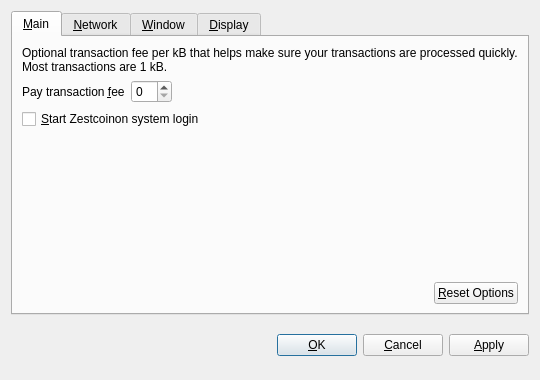
<?xml version="1.0" encoding="UTF-8"?>
<ui version="4.0">
 <class>OptionsDialog</class>
 <widget class="QDialog" name="OptionsDialog">
  <property name="geometry">
   <rect>
    <x>0</x>
    <y>0</y>
    <width>540</width>
    <height>380</height>
   </rect>
  </property>
  <property name="windowTitle">
   <string>Options</string>
  </property>
  <property name="modal">
   <bool>true</bool>
  </property>
  <layout class="QVBoxLayout" name="verticalLayout">
   <item>
    <widget class="QTabWidget" name="tabWidget">
     <property name="tabPosition">
      <enum>QTabWidget::North</enum>
     </property>
     <property name="currentIndex">
      <number>0</number>
     </property>
     <widget class="QWidget" name="tabMain">
      <attribute name="title">
       <string>&amp;Main</string>
      </attribute>
      <layout class="QVBoxLayout" name="verticalLayout_Main">
       <item>
        <widget class="QLabel" name="transactionFeeInfoLabel">
         <property name="text">
          <string>Optional transaction fee per kB that helps make sure your transactions are processed quickly. Most transactions are 1 kB.</string>
         </property>
         <property name="textFormat">
          <enum>Qt::PlainText</enum>
         </property>
         <property name="wordWrap">
          <bool>true</bool>
         </property>
        </widget>
       </item>
       <item>
        <layout class="QHBoxLayout" name="horizontalLayout_1_Main">
         <item>
          <widget class="QLabel" name="transactionFeeLabel">
           <property name="text">
            <string>Pay transaction &amp;fee</string>
           </property>
           <property name="textFormat">
            <enum>Qt::PlainText</enum>
           </property>
           <property name="buddy">
            <cstring>transactionFee</cstring>
           </property>
          </widget>
         </item>
         <item>
          <widget class="BitcoinAmountField" name="transactionFee"/>
         </item>
         <item>
          <spacer name="horizontalSpacer_1_Main">
           <property name="orientation">
            <enum>Qt::Horizontal</enum>
           </property>
           <property name="sizeHint" stdset="0">
            <size>
             <width>40</width>
             <height>20</height>
            </size>
           </property>
          </spacer>
         </item>
        </layout>
       </item>
       <item>
        <widget class="QCheckBox" name="bitcoinAtStartup">
         <property name="toolTip">
          <string>Automatically start Zestcoinafter logging in to the system.</string>
         </property>
         <property name="text">
          <string>&amp;Start Zestcoinon system login</string>
         </property>
        </widget>
       </item>
       <item>
        <spacer name="verticalSpacer_Main">
         <property name="orientation">
          <enum>Qt::Vertical</enum>
         </property>
         <property name="sizeHint" stdset="0">
          <size>
           <width>20</width>
           <height>40</height>
          </size>
         </property>
        </spacer>
       </item>
       <item>
        <layout class="QHBoxLayout" name="horizontalLayout_2_Main">
         <item>
          <spacer name="horizontalSpacer_2_Main">
           <property name="orientation">
            <enum>Qt::Horizontal</enum>
           </property>
           <property name="sizeHint" stdset="0">
            <size>
             <width>40</width>
             <height>20</height>
            </size>
           </property>
          </spacer>
         </item>
         <item>
          <widget class="QPushButton" name="resetButton">
           <property name="toolTip">
            <string>Reset all client options to default.</string>
           </property>
           <property name="text">
            <string>&amp;Reset Options</string>
           </property>
           <property name="autoDefault">
            <bool>false</bool>
           </property>
          </widget>
         </item>
        </layout>
       </item>
      </layout>
     </widget>
     <widget class="QWidget" name="tabNetwork">
      <attribute name="title">
       <string>&amp;Network</string>
      </attribute>
      <layout class="QVBoxLayout" name="verticalLayout_Network">
       <item>
        <widget class="QCheckBox" name="mapPortUpnp">
         <property name="toolTip">
          <string>Automatically open the Bitcoin client port on the router. This only works when your router supports UPnP and it is enabled.</string>
         </property>
         <property name="text">
          <string>Map port using &amp;UPnP</string>
         </property>
        </widget>
       </item>
       <item>
        <widget class="QCheckBox" name="connectSocks">
         <property name="toolTip">
          <string>Connect to the Bitcoin network through a SOCKS proxy (e.g. when connecting through Tor).</string>
         </property>
         <property name="text">
          <string>&amp;Connect through SOCKS proxy:</string>
         </property>
        </widget>
       </item>
       <item>
        <layout class="QHBoxLayout" name="horizontalLayout_Network">
         <item>
          <widget class="QLabel" name="proxyIpLabel">
           <property name="text">
            <string>Proxy &amp;IP:</string>
           </property>
           <property name="textFormat">
            <enum>Qt::PlainText</enum>
           </property>
           <property name="buddy">
            <cstring>proxyIp</cstring>
           </property>
          </widget>
         </item>
         <item>
          <widget class="QValidatedLineEdit" name="proxyIp">
           <property name="maximumSize">
            <size>
             <width>140</width>
             <height>16777215</height>
            </size>
           </property>
           <property name="toolTip">
            <string>IP address of the proxy (e.g. 127.0.0.1)</string>
           </property>
          </widget>
         </item>
         <item>
          <widget class="QLabel" name="proxyPortLabel">
           <property name="text">
            <string>&amp;Port:</string>
           </property>
           <property name="textFormat">
            <enum>Qt::PlainText</enum>
           </property>
           <property name="buddy">
            <cstring>proxyPort</cstring>
           </property>
          </widget>
         </item>
         <item>
          <widget class="QLineEdit" name="proxyPort">
           <property name="maximumSize">
            <size>
             <width>55</width>
             <height>16777215</height>
            </size>
           </property>
           <property name="toolTip">
            <string>Port of the proxy (e.g. 9050)</string>
           </property>
          </widget>
         </item>
         <item>
          <widget class="QLabel" name="socksVersionLabel">
           <property name="text">
            <string>SOCKS &amp;Version:</string>
           </property>
           <property name="textFormat">
            <enum>Qt::PlainText</enum>
           </property>
           <property name="buddy">
            <cstring>socksVersion</cstring>
           </property>
          </widget>
         </item>
         <item>
          <widget class="QValueComboBox" name="socksVersion">
           <property name="toolTip">
            <string>SOCKS version of the proxy (e.g. 5)</string>
           </property>
          </widget>
         </item>
         <item>
          <spacer name="horizontalSpacer_Network">
           <property name="orientation">
            <enum>Qt::Horizontal</enum>
           </property>
           <property name="sizeHint" stdset="0">
            <size>
             <width>40</width>
             <height>20</height>
            </size>
           </property>
          </spacer>
         </item>
        </layout>
       </item>
       <item>
        <spacer name="verticalSpacer_Network">
         <property name="orientation">
          <enum>Qt::Vertical</enum>
         </property>
         <property name="sizeHint" stdset="0">
          <size>
           <width>20</width>
           <height>40</height>
          </size>
         </property>
        </spacer>
       </item>
      </layout>
     </widget>
     <widget class="QWidget" name="tabWindow">
      <attribute name="title">
       <string>&amp;Window</string>
      </attribute>
      <layout class="QVBoxLayout" name="verticalLayout_Window">
       <item>
        <widget class="QCheckBox" name="minimizeToTray">
         <property name="toolTip">
          <string>Show only a tray icon after minimizing the window.</string>
         </property>
         <property name="text">
          <string>&amp;Minimize to the tray instead of the taskbar</string>
         </property>
        </widget>
       </item>
       <item>
        <widget class="QCheckBox" name="minimizeOnClose">
         <property name="toolTip">
          <string>Minimize instead of exit the application when the window is closed. When this option is enabled, the application will be closed only after selecting Quit in the menu.</string>
         </property>
         <property name="text">
          <string>M&amp;inimize on close</string>
         </property>
        </widget>
       </item>
       <item>
        <spacer name="verticalSpacer_Window">
         <property name="orientation">
          <enum>Qt::Vertical</enum>
         </property>
         <property name="sizeHint" stdset="0">
          <size>
           <width>20</width>
           <height>40</height>
          </size>
         </property>
        </spacer>
       </item>
      </layout>
     </widget>
     <widget class="QWidget" name="tabDisplay">
      <attribute name="title">
       <string>&amp;Display</string>
      </attribute>
      <layout class="QVBoxLayout" name="verticalLayout_Display">
       <item>
        <layout class="QHBoxLayout" name="horizontalLayout_1_Display">
         <item>
          <widget class="QLabel" name="langLabel">
           <property name="text">
            <string>User Interface &amp;language:</string>
           </property>
           <property name="textFormat">
            <enum>Qt::PlainText</enum>
           </property>
           <property name="buddy">
            <cstring>lang</cstring>
           </property>
          </widget>
         </item>
         <item>
          <widget class="QValueComboBox" name="lang">
           <property name="toolTip">
            <string>The user interface language can be set here. This setting will take effect after restarting Bitcoin.</string>
           </property>
          </widget>
         </item>
        </layout>
       </item>
       <item>
        <layout class="QHBoxLayout" name="horizontalLayout_2_Display">
         <item>
          <widget class="QLabel" name="unitLabel">
           <property name="text">
            <string>&amp;Unit to show amounts in:</string>
           </property>
           <property name="textFormat">
            <enum>Qt::PlainText</enum>
           </property>
           <property name="buddy">
            <cstring>unit</cstring>
           </property>
          </widget>
         </item>
         <item>
          <widget class="QValueComboBox" name="unit">
           <property name="toolTip">
            <string>Choose the default subdivision unit to show in the interface and when sending coins.</string>
           </property>
          </widget>
         </item>
        </layout>
       </item>
       <item>
        <widget class="QCheckBox" name="displayAddresses">
         <property name="toolTip">
          <string>Whether to show Bitcoin addresses in the transaction list or not.</string>
         </property>
         <property name="text">
          <string>&amp;Display addresses in transaction list</string>
         </property>
        </widget>
       </item>
       <item>
        <spacer name="verticalSpacer_Display">
         <property name="orientation">
          <enum>Qt::Vertical</enum>
         </property>
         <property name="sizeHint" stdset="0">
          <size>
           <width>20</width>
           <height>40</height>
          </size>
         </property>
        </spacer>
       </item>
      </layout>
     </widget>
    </widget>
   </item>
   <item>
    <layout class="QHBoxLayout" name="horizontalLayout_Buttons">
     <item>
      <spacer name="horizontalSpacer_1">
       <property name="orientation">
        <enum>Qt::Horizontal</enum>
       </property>
       <property name="sizeHint" stdset="0">
        <size>
         <width>40</width>
         <height>48</height>
        </size>
       </property>
      </spacer>
     </item>
     <item>
      <widget class="QLabel" name="statusLabel">
       <property name="font">
        <font>
         <weight>75</weight>
         <bold>true</bold>
        </font>
       </property>
       <property name="text">
        <string/>
       </property>
       <property name="textFormat">
        <enum>Qt::PlainText</enum>
       </property>
       <property name="wordWrap">
        <bool>true</bool>
       </property>
      </widget>
     </item>
     <item>
      <spacer name="horizontalSpacer_2">
       <property name="orientation">
        <enum>Qt::Horizontal</enum>
       </property>
       <property name="sizeHint" stdset="0">
        <size>
         <width>40</width>
         <height>48</height>
        </size>
       </property>
      </spacer>
     </item>
     <item>
      <widget class="QPushButton" name="okButton">
       <property name="text">
        <string>&amp;OK</string>
       </property>
      </widget>
     </item>
     <item>
      <widget class="QPushButton" name="cancelButton">
       <property name="text">
        <string>&amp;Cancel</string>
       </property>
       <property name="autoDefault">
        <bool>false</bool>
       </property>
      </widget>
     </item>
     <item>
      <widget class="QPushButton" name="applyButton">
       <property name="text">
        <string>&amp;Apply</string>
       </property>
       <property name="autoDefault">
        <bool>false</bool>
       </property>
      </widget>
     </item>
    </layout>
   </item>
  </layout>
 </widget>
 <customwidgets>
  <customwidget>
   <class>BitcoinAmountField</class>
   <extends>QSpinBox</extends>
   <header>bitcoinamountfield.h</header>
  </customwidget>
  <customwidget>
   <class>QValueComboBox</class>
   <extends>QComboBox</extends>
   <header>qvaluecombobox.h</header>
  </customwidget>
  <customwidget>
   <class>QValidatedLineEdit</class>
   <extends>QLineEdit</extends>
   <header>qvalidatedlineedit.h</header>
  </customwidget>
 </customwidgets>
 <resources/>
 <connections/>
</ui>
